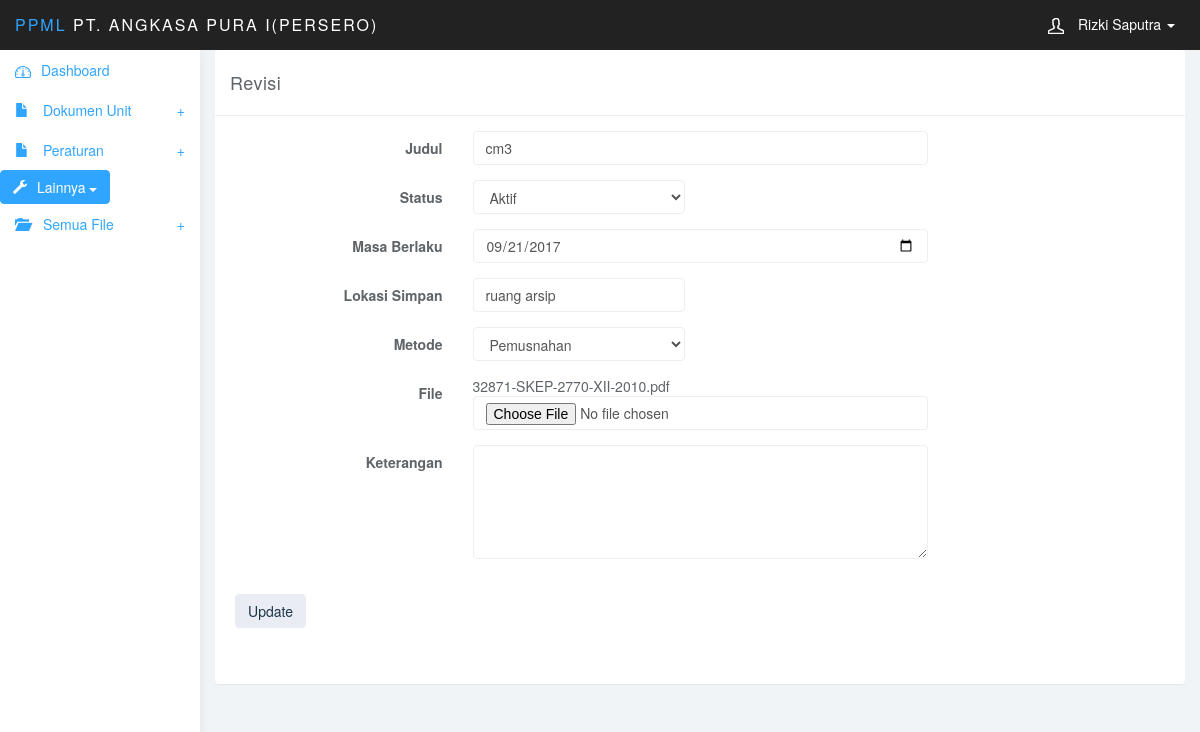
/admin/edit_catatan.php?id_catatan=10 (signed in), run on the app's committed database.
### tables this page shows
CREATE TABLE `catatan_mutu` (
  `id_catatan` int(3) NOT NULL AUTO_INCREMENT,
  `judul` varchar(50) DEFAULT NULL,
  `status_cm` int(3) DEFAULT NULL,
  `masa_berlaku` date DEFAULT NULL,
  `lokasi_simpan` varchar(50) DEFAULT NULL,
  `file` varchar(255) DEFAULT NULL,
  `keterangan` text,
  `entry_date` datetime DEFAULT NULL,
  `id_metode` int(3) DEFAULT NULL,
  `id_admin` int(10) DEFAULT NULL,
  PRIMARY KEY (`id_catatan`),
  KEY `id_metode` (`id_metode`),
  KEY `status_cm` (`status_cm`),
  KEY `id_admin` (`id_admin`),
  CONSTRAINT `catatan_mutu_ibfk_2` FOREIGN KEY (`id_metode`) REFERENCES `metode` (`id_metode`),
  CONSTRAINT `catatan_mutu_ibfk_3` FOREIGN KEY (`status_cm`) REFERENCES `status_cm` (`id_status_cm`),
  CONSTRAINT `catatan_mutu_ibfk_4` FOREIGN KEY (`id_admin`) REFERENCES `tb_admin` (`id_admin`)
);

### admin/edit_catatan.php (the view, shortened to what this page needs)
<?php
include 'header.php';
include 'sidebar.php';
?>
<div class="col-sm-9 col-sm-offset-3 col-lg-10 col-lg-offset-2 main">
		<?php
		$id=$_GET['id_catatan'];
		$query=mysql_query("SELECT * FROM catatan_mutu WHERE id_catatan=$id");
		$edit = mysql_fetch_array($query);
		?>
		<div class="row">
			<div class="col-md-12">
				<div class="panel panel-default">
					<div class="panel-heading">
						Revisi
					</div>
					<div class="panel-body">
						<form class="form-horizontal" name="data" method="post" action="" enctype="multipart/form-data">
							<fieldset>
								<div class="form-group">
									<label class="col-md-3 control-label" for="name">Judul</label>
									<div class="col-md-6">
									<input value="<?php echo $edit['judul'];?>" id="judul" name="judul" type="text"  class="form-control">
									</div>
								</div>
								<?php
								$hasil=mysql_query("SELECT * FROM status_cm");
							  	?>
								<div class="form-group">
									<label class="col-md-3 control-label" for="name">Status</label>
									<div class="col-md-3">
									<select class="form-control" id="status_cm" name="status_cm">
							  			<?php
							    		while ($baris = mysql_fetch_array($hasil)){
							    			if($baris['id_status_cm'] == $edit['status_cm']){
							      			?>
							      				<option value="<?php echo $baris[id_status_cm];?>" SELECTED><?php echo $baris[status_cm];?></option>
							      			<?php
							      			}
							      			else{
							    				?><option value="<?php echo $baris[id_status_cm];?>"><?php echo $baris[status_cm];?></option>
											<?php
							      			}
							    		}
							     		?>
									</select>
									</div>
								</div>
								<div class="form-group">
									<label class="col-md-3 control-label" for="name">Masa Berlaku</label>
									<div class="col-md-6">
									<input value="<?php echo $edit['masa_berlaku'];?>" id="masa_berlaku" name="masa_berlaku" type="date"  class="form-control">
									</div>
								</div>
								<div class="form-group">
									<label class="col-md-3 control-label" for="name">Lokasi Simpan</label>
									<div class="col-md-3">
									<input value="<?php echo $edit['lokasi_simpan'];?>" id="lokasi_simpan" name="lokasi_simpan" type="text"  class="form-control">
									</div>
								</div>
								<?php
								$hasil=mysql_query("SELECT * FROM metode");
							  	?>
								<div class="form-group">
									<label class="col-md-3 control-label" for="name">Metode</label>
									<div class="col-md-3">
									<select class="form-control" id="id_metode" name="id_metode">
							  			<?php
							    		while ($baris = mysql_fetch_array($hasil)){
							    			if($baris['id_metode'] == $edit['id_metode']){
							      			?>
							      				<option value="<?php echo $baris[id_metode];?>" SELECTED><?php echo $baris[metode];?></option>
							      			<?php
							      			}
							      			else{
							    				?><option value="<?php echo $baris[id_metode];?>"><?php echo $baris[metode];?></option>
											<?php
							      			}
							    		}
							     		?>
									</select>
									</div>
								</div>
								<div class="form-group">
									<label class="col-md-3 control-label" for="name">File</label>
									<div class="col-md-6">
									<?php echo $edit['file'];?>
									<input id="file" name="file" type="file"  class="form-control">
									</div>
								</div>
								<div class="form-group">
									<label class="col-md-3 control-label" for="name">Keterangan</label>
									<div class="col-md-6">
									<textarea class="form-control" rows="5" cols="20" name="keterangan"></textarea>
									</div>
								</div>
								<div class="form-group">
									<div class="col-md-12 widget-right">
										<input type="submit" class="btn btn-default btn-md pull-left" name="update" value="Update">
									</div>
								</div>
							</fieldset>
						</form>
					</div>
				</div>
			</div>
		</div>
	</div>
</body>
</html>

### admin/css/styles.css (style rules this page uses)
body { background: #f1f4f7; padding-top: 50px; color: #5f6468; }
.form-control { border: 1px solid #eee; box-shadow: none; }
.btn-default, .btn-default:hover, .btn-default:focus, .btn-default:active, .btn-default.active, .open > .dropdown-toggle.btn-default, .btn-default.disabled, .btn-default[disabled], fieldset[disabled] .btn-default, .btn-default.disabled:hover, .btn-default[disabled]:hover, fieldset[disabled] .btn-default:hover, .btn-default.disabled:focus, .btn-default[disabled]:focus, fieldset[disabled] .btn-default:focus, .btn-default.disabled:active, .btn-default[disabled]:active, fieldset[disabled] .btn-default:active, .btn-default.disabled.active, .btn-default[disabled].active, fieldset[disabled] .btn-default.active { background-color: #e9ecf2; border-color: #e9ecf2; color: #1b3548; }
.panel { border: 0; }
.panel-heading { font-size: 18px; font-weight: 300; letter-spacing: 0.025em; height: 66px; line-height: 45px; }
.panel-default .panel-heading { background: #fff; border-bottom: 1px solid #eee; color: #5f6468; }
.widget-right { text-align: left; line-height: 1.6em; margin: 0px; padding: 20px; height: 80px; color: #999; font-weight: 300; background: #fff; border-top-right-radius: 4px; border-bottom-right-radius: 4px; }

### data on the page
catatan_mutu: judul "cm3", masa_berlaku "09/21/2017", lokasi_simpan "ruang arsip", file "32871-SKEP-2770-XII-2010.pdf"

### other printed values
$_SESSION['nama'] "Rizki Saputra"
form field status_cm "Aktif"
form field id_metode "Pemusnahan"
